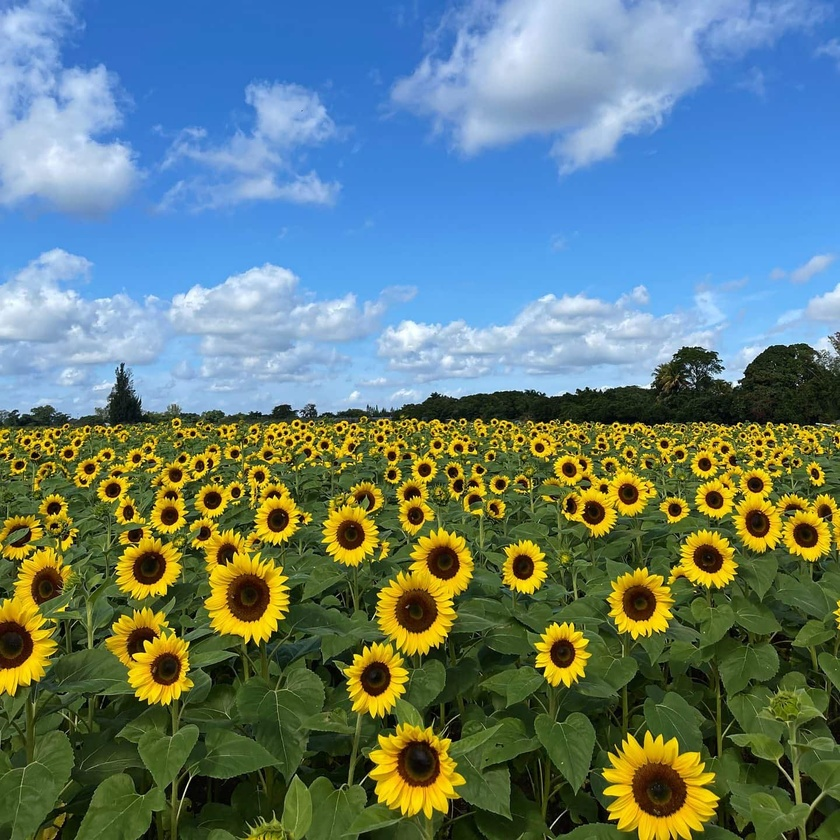
#> input picture Assignment2/Images/the_berry_farms_sunflower_field.jpeg, 840 x 840 px, shrunk from 1440 x 1440 before the run
$ jupyter execute Q1.ipynb
#> lines starting #> are read from the running program, lines starting #| are printed output that depends on the picture
[cell 1]
import cv2 as cv
import numpy as np
import matplotlib.pyplot as plt

[cell 2]
img = cv.imread('Images/the_berry_farms_sunflower_field.jpeg', cv.IMREAD_GRAYSCALE)
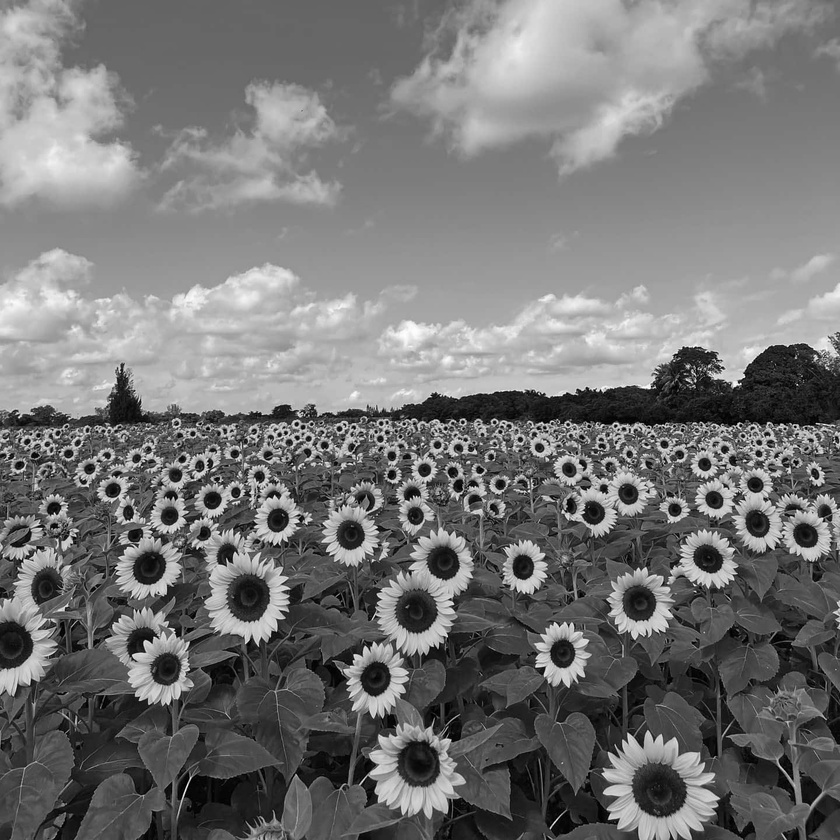
#> img: shape (840, 840); min 0, max 255, mean 117.2

# Define the LoG function for a 2D kernel
def laplacian_of_gaussian_kernel(sigma):
    size = int(np.ceil(3 * sigma) * 2 + 1)
    # Create a 2D grid of (x, y) coordinates
    ax = np.linspace(-(size // 2), size // 2, size)
    xx, yy = np.meshgrid(ax, ax)
    # Calculate the LoG using the formula
    squared_distances = xx**2 + yy**2
    log = (-1/(np.pi * sigma**4)) * (1 - (squared_distances / (2 * sigma**2))) * np.exp(-squared_distances / (2 * sigma**2))

    return log

def apply_log_filter_cv(image, sigma):
    log_kernel = laplacian_of_gaussian_kernel(sigma)
    # Apply the LoG filter using OpenCV's filter2D
    # -1 indicates the depth of the output image is the same as the source
    filtered_image = cv.filter2D(image, ddepth=-1, kernel=log_kernel)

    return filtered_image

[cell 3]
# [8 lines of commented-out code are left out]

[cell 4]
def detect_max(img_log, sigma):
    coordinates = []
    (h, w) = img_log.shape
    k = 1
    for i in range(k, h-k):
        for j in range(k, w-k):
            slice_img = img_log[i-k:i+k+1, j-k:j+k+1]
            result = np.max(slice_img) # finding maximum
            if result >= 0.09: # threshold
                x, y = np.unravel_index(slice_img.argmax(), slice_img.shape)
                coordinates.append((i+x-k, j+y-k)) #finding co-rdinates
    return set(coordinates)

[cell 5]
img1 = cv.imread('Images/the_berry_farms_sunflower_field.jpeg', cv.IMREAD_REDUCED_COLOR_4)
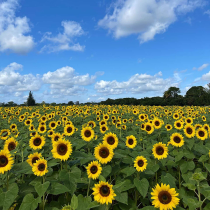
#> img1: shape (210, 210, 3); mean B, G, R 119.8, 125.3, 100.4
img1 = cv.cvtColor(img1, cv.COLOR_BGR2GRAY) / 255
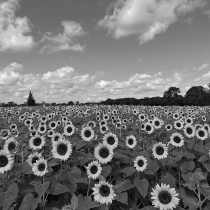
#> img1: shape (210, 210) float64; min 0.0196, max 0.984, mean 0.46

fig, axes = plt.subplots(3, 3, figsize = (15, 15))

# Finding local peaks for each sigma
for r, ax in enumerate(axes.flatten(), start = 1):
    sigma = r/1.414
    LOG = sigma**2 * laplacian_of_gaussian_kernel(sigma)
    img1_log = np.square(cv.filter2D(img1, -1, LOG))

    coordinates = detect_max(img1_log, sigma)

    ax.imshow(img1_log, cmap = 'gray')
    ax.set_title(f'r = {r}')

    for x, y in coordinates:
        c = plt.Circle((y, x), sigma * 1.414, color = 'red', linewidth=1, fill=False)
        ax.add_patch(c)
    ax.plot()
#> this loop made 9 passes
#> pass 1, `img1_log = np.square(cv.filter2D(img1, -1, LOG))`:
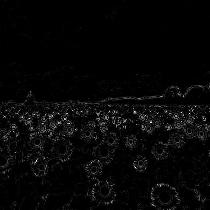
#> img1_log: shape (210, 210) float64; min 1.01e-12, max 0.0947, mean 0.00263; drawn with min black and max white
#> pass 2, `img1_log = np.square(cv.filter2D(img1, -1, LOG))`:
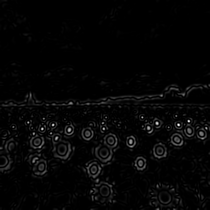
#> img1_log: shape (210, 210) float64; min 5.87e-14, max 0.148, mean 0.00347; drawn with min black and max white
#> pass 3, `img1_log = np.square(cv.filter2D(img1, -1, LOG))`:
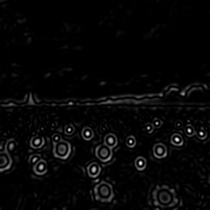
#> img1_log: shape (210, 210) float64; min 1.59e-13, max 0.143, mean 0.00411; drawn with min black and max white
#> after the loop:
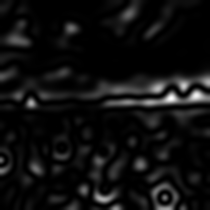
#> img1_log: shape (210, 210) float64; min 3.26e-14, max 0.0531, mean 0.00337; drawn with min black and max white

plt.axis('off')
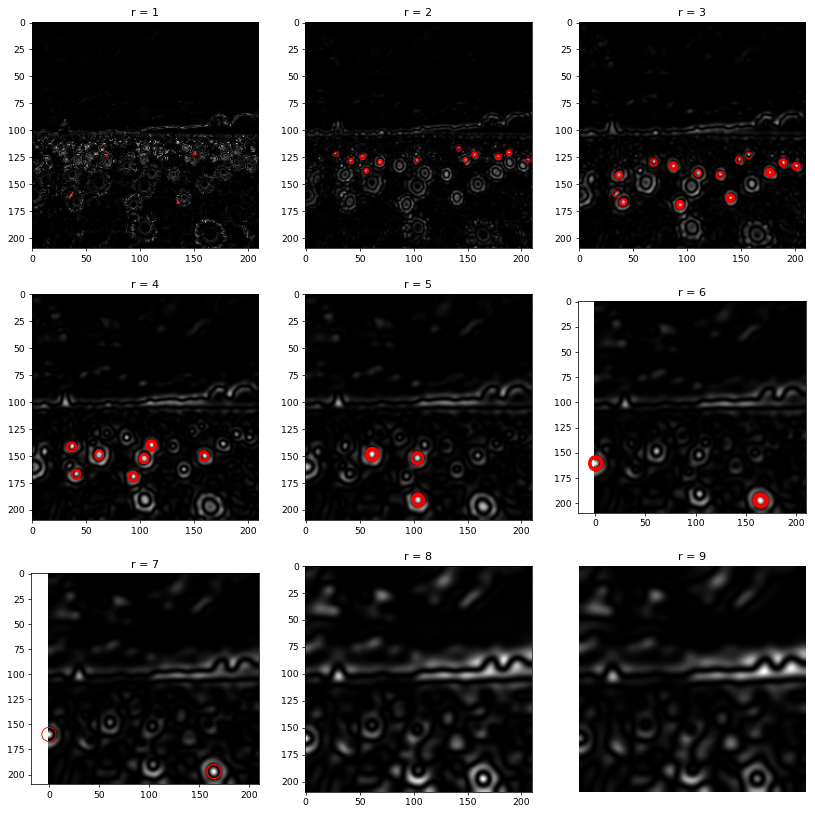
#> figure drawn by matplotlib, 9 panels

[cell 6]
img1 = cv.imread('Images/the_berry_farms_sunflower_field.jpeg', cv.IMREAD_REDUCED_COLOR_4)
img1 = cv.cvtColor(img1, cv.COLOR_BGR2GRAY) / 255

# Plot setup for a single figure
fig, ax = plt.subplots(figsize=(10, 10))
ax.imshow(img1, cmap='gray')
ax.set_title('Blobs with Multiple Sigma Values')

# Detect blobs for each sigma and plot them on the same image
for r in range(1, 10):
    sigma = r / 1.414
    LOG = sigma**2 * laplacian_of_gaussian_kernel(sigma)
    img1_log = np.square(cv.filter2D(img1, -1, LOG))

    # Detect local maxima (blobs) for the current sigma
    coordinates = detect_max(img1_log, sigma)

    # Plot circles around detected blobs
    for x, y in coordinates:
        c = plt.Circle((y, x), sigma * 1.414, color='red', linewidth=1, fill=False)
        ax.add_patch(c)

# Hide axis and display the image
plt.axis('off')
plt.show()
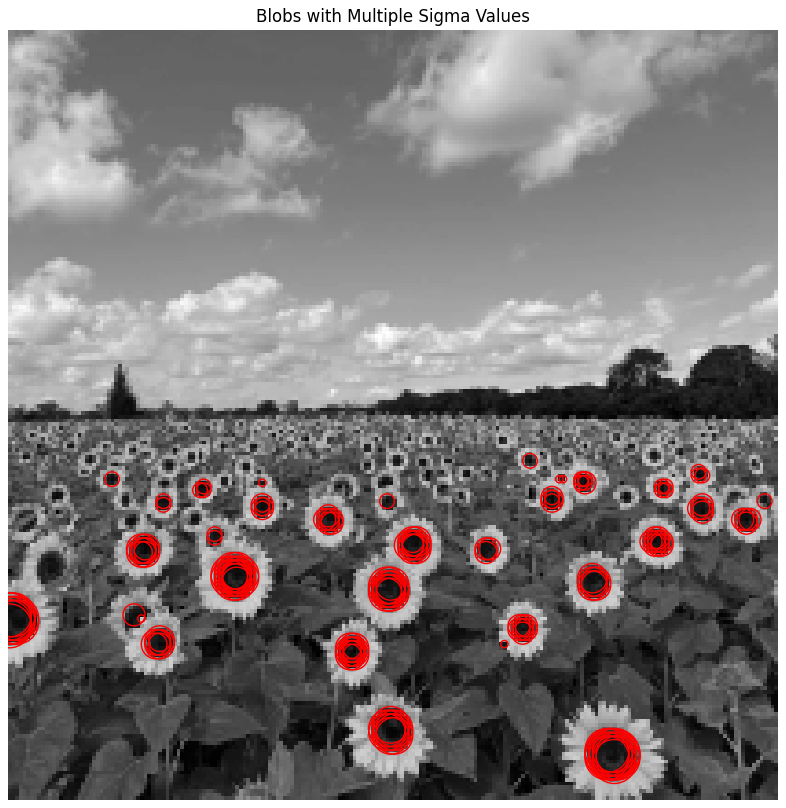
#> figure drawn by matplotlib, 1 panel

$ run again, with Assignment2/Images/tower.jpeg copied over Assignment2/Images/the_berry_farms_sunflower_field.jpeg
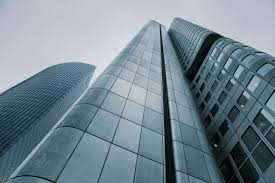
#> input picture Assignment2/Images/tower.jpeg, 275 x 183 px
#> the loop `for r, ax in enumerate(axes.flatten(), start = 1):` made 9 passes
#> pass 1, `img1_log = np.square(cv.filter2D(img1, -1, LOG))`:
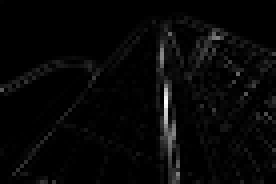
#> img1_log: shape (46, 69) float64 (shown 4 times larger); min 3.58e-11, max 0.0672, mean 0.0019; drawn with min black and max white
#> after the loop `for r, ax in enumerate(axes.flatten(), start = 1):`:
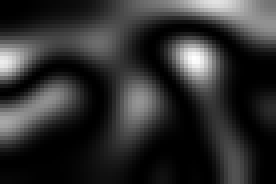
#> img1_log: shape (46, 69) float64 (shown 4 times larger); min 2.34e-11, max 0.0303, mean 0.00563; drawn with min black and max white

$ run again, with Assignment2/Images/005.jpg copied over Assignment2/Images/the_berry_farms_sunflower_field.jpeg
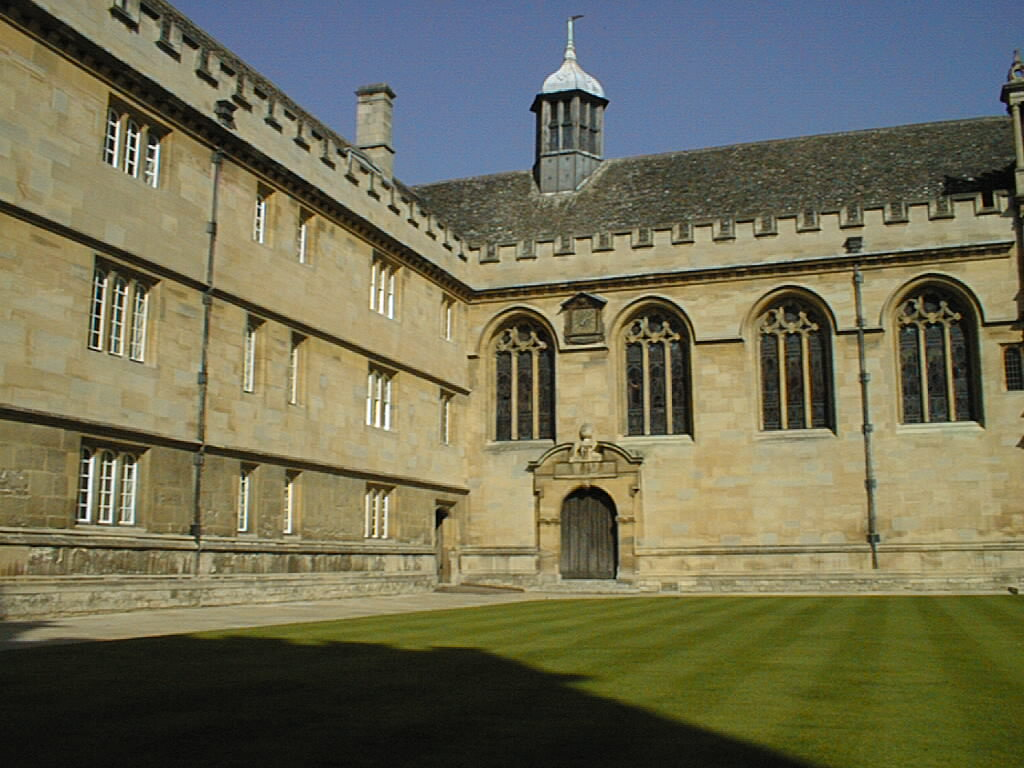
#> input picture Assignment2/Images/005.jpg, 1024 x 768 px
#> after the loop `for r, ax in enumerate(axes.flatten(), start = 1):`:
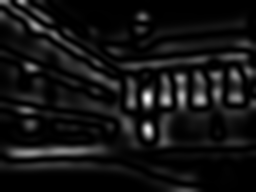
#> img1_log: shape (192, 256) float64; min 3.04e-11, max 0.0454, mean 0.00359; drawn with min black and max white
#> `plt.show()`:
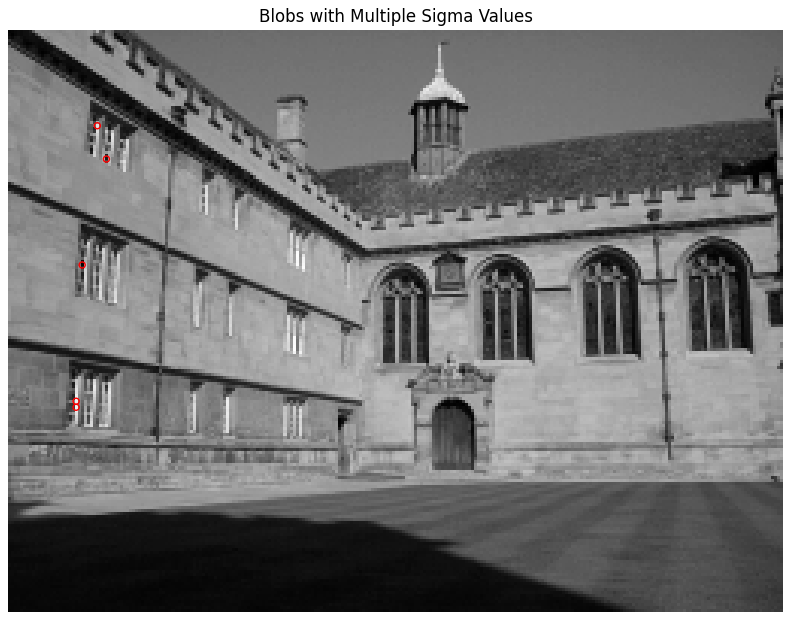
#> figure drawn by matplotlib, 1 panel
